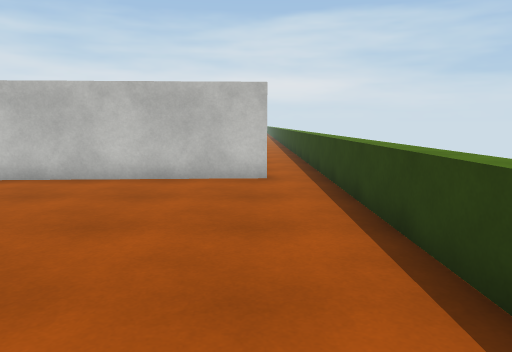
[1] (above)

16 first-person views from a walk through a scene from a Unity 3-D project. The camera is 1.3 m above the floor, tilts 8° down and sees 70° across. The floor is counted in squares, 1 m on a side. Each view is taken from the middle of a square. On the plan, view 1 faces up. The plan holds only what a view shows up to about 15 squares ahead; the rest is blank. The place goes on beyond the plan. The player is left out. Surface patterns are stand-ins for the level's own textures.

[2]
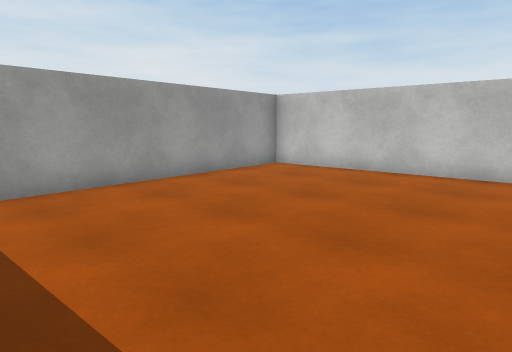

[3]
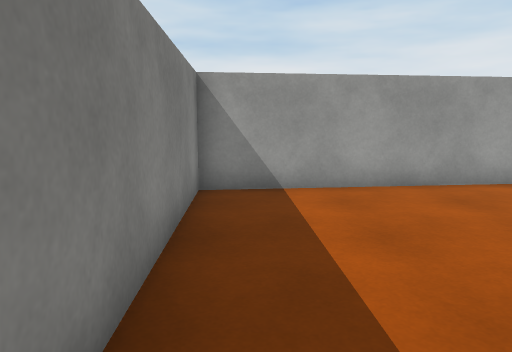

[4]
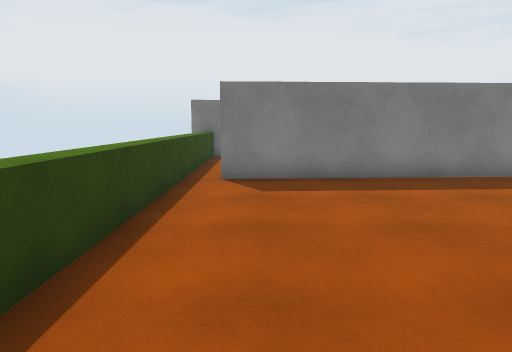

[5]
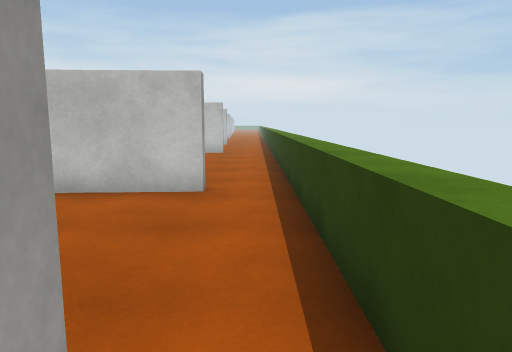

[6]
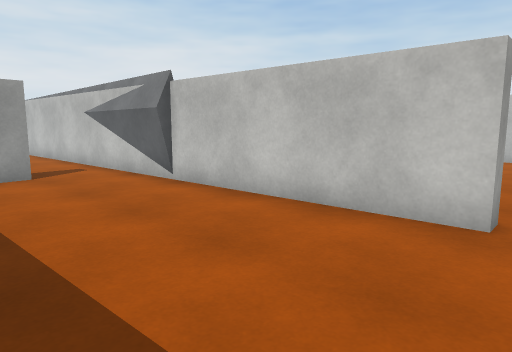

[7]
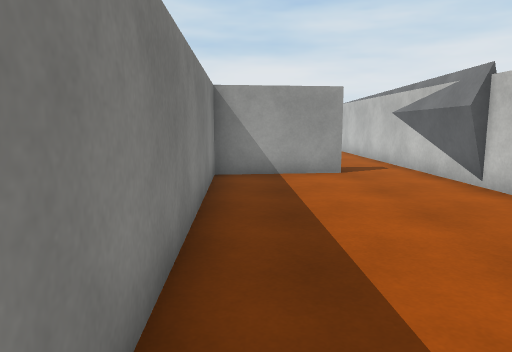

[8]
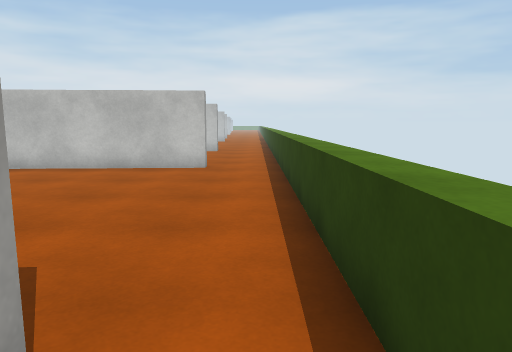

[9]
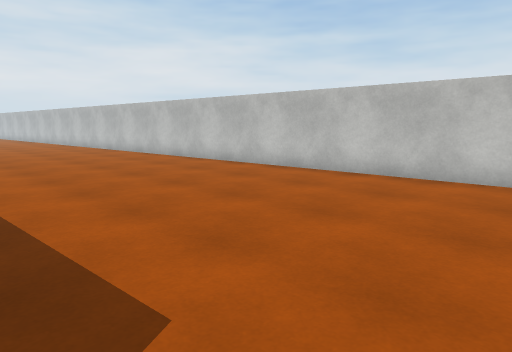

[10]
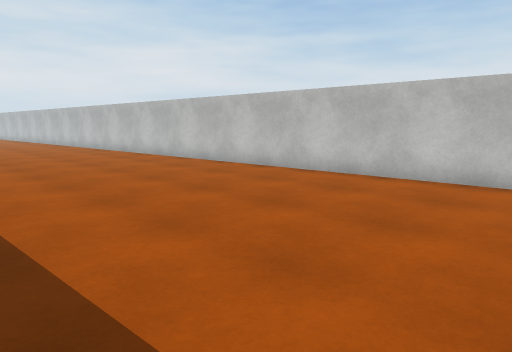

[11]
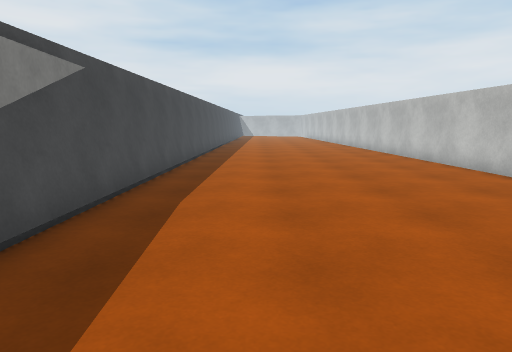

[12]
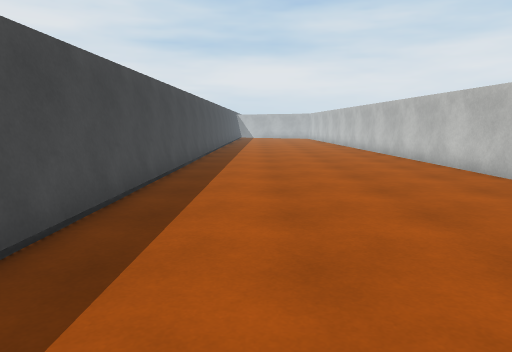

[13]
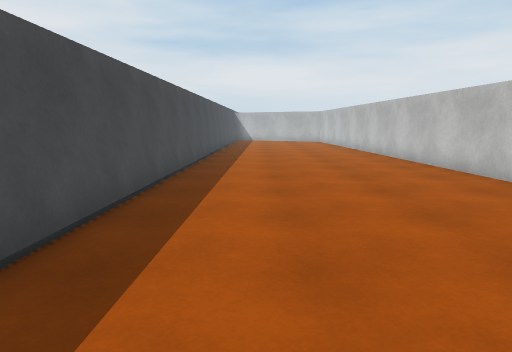

[14]
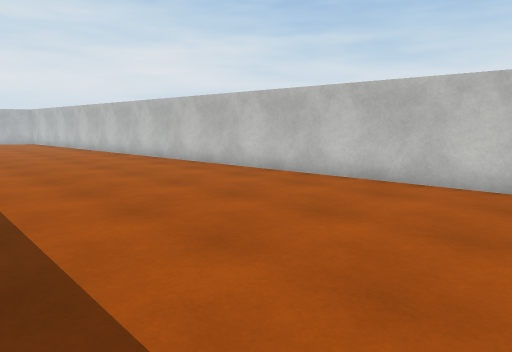

[15]
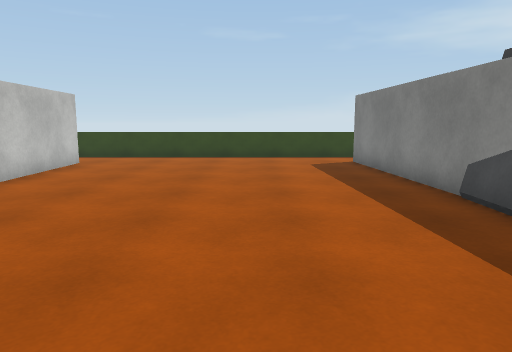

[16]
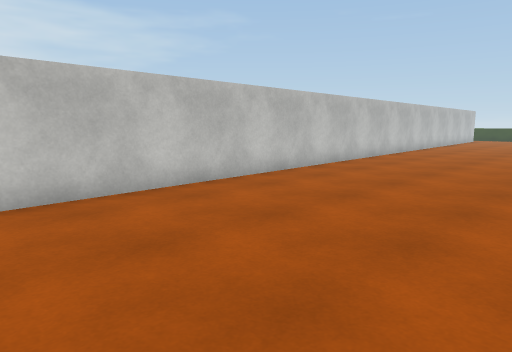

### Floor plan
Key: @ floor where view 1 was taken; # wall or solid block; . floor; ^ raised ledge.
Columns run from 32 left of view 1 to 2 right of it. Each row starts with its distance up from view 1.
 25                  ###############..^
 24 ##################................^
 23 ..................................^
 22 ..................................^
 21 ..................................^
 20 ..................................^
 19 ..................................^
 18 ..................................^
 17 ..................................^
 16 #############.....................^
 15        #########################..^
 14                 ###...............^
 13                    ...............^
 12                        #..........^
 11                        #..........^
 10                        #..........^
  9                        ##########.^
  8                         #.........^
  7                         #.........^
  6                         #.........^
  5                         #.........^
  4                         #.........^
  3                         #.........^
  2                         #.........^
  1                         #.........^
  0                         #.......@.^
 -1                         ##........^
 -2                          #########^
 -3                                   ^
 -4                                   ^

Where each view was taken, in squares from view 1:
view 1: 0 up, 0 right, facing up
view 2: 1 down, 0 right, facing up-left
view 3: 1 down, 0 right, facing left
view 4: 7 up, 0 right, facing down
view 5: 8 up, 1 right, facing up
view 6: 10 up, 1 right, facing up-left
view 7: 10 up, 1 right, facing left
view 8: 14 up, 1 right, facing up
view 9: 16 up, 1 right, facing up-left
view 10: 16 up, 4 left, facing up-left
view 11: 18 up, 5 left, facing left
view 12: 18 up, 11 left, facing left
view 13: 18 up, 17 left, facing left
view 14: 16 up, 17 left, facing up-left
view 15: 19 up, 13 left, facing right
view 16: 17 up, 32 left, facing up-right
